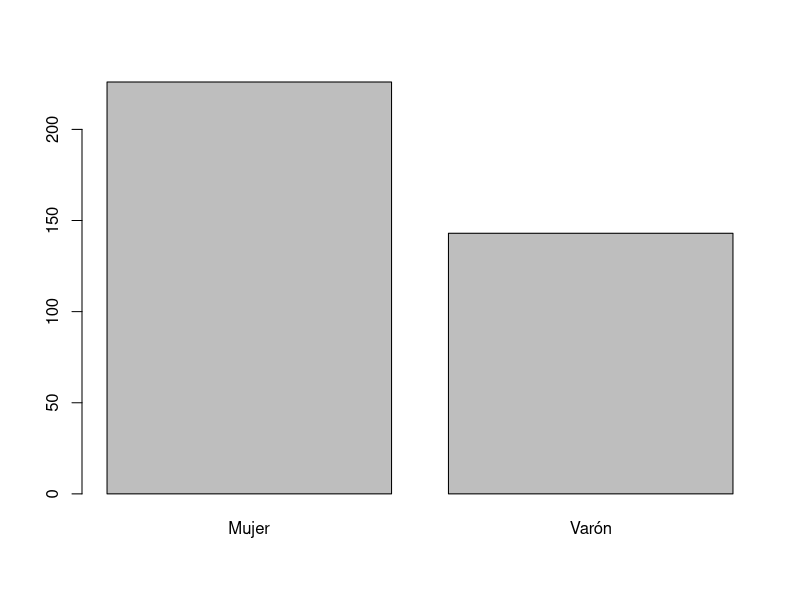
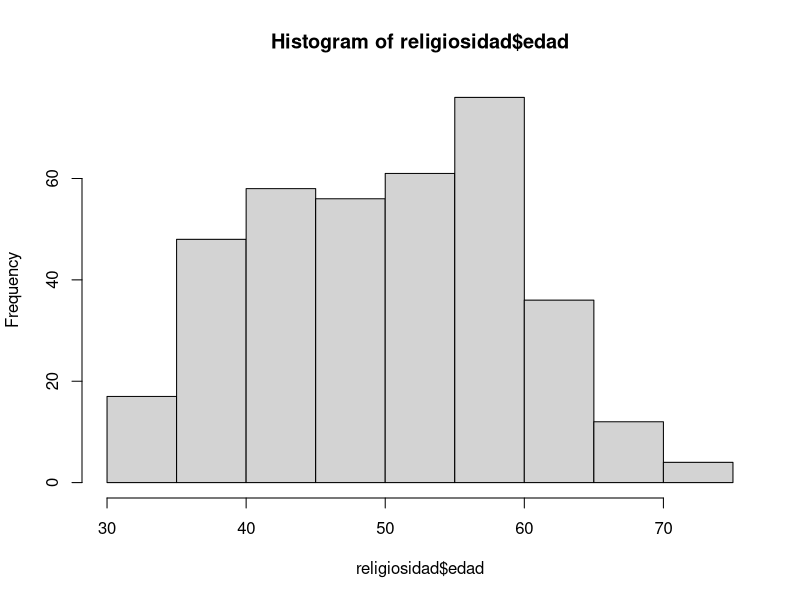
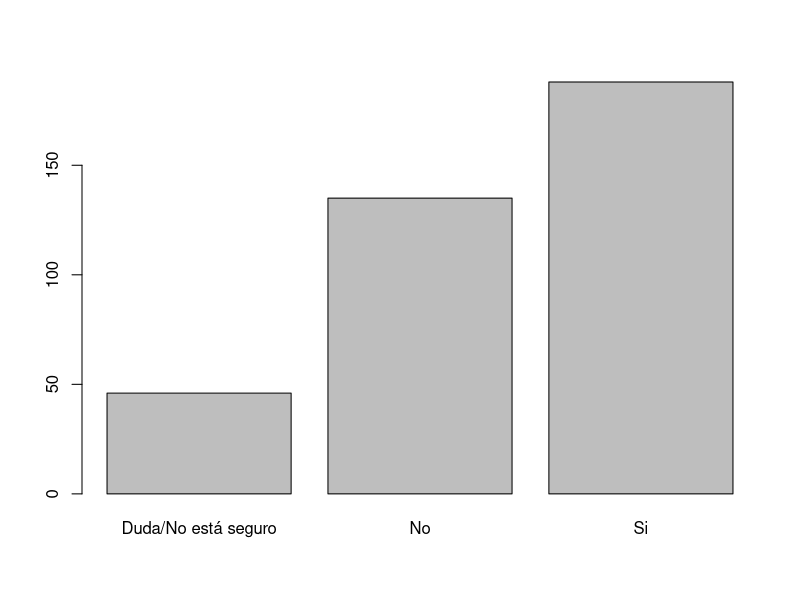
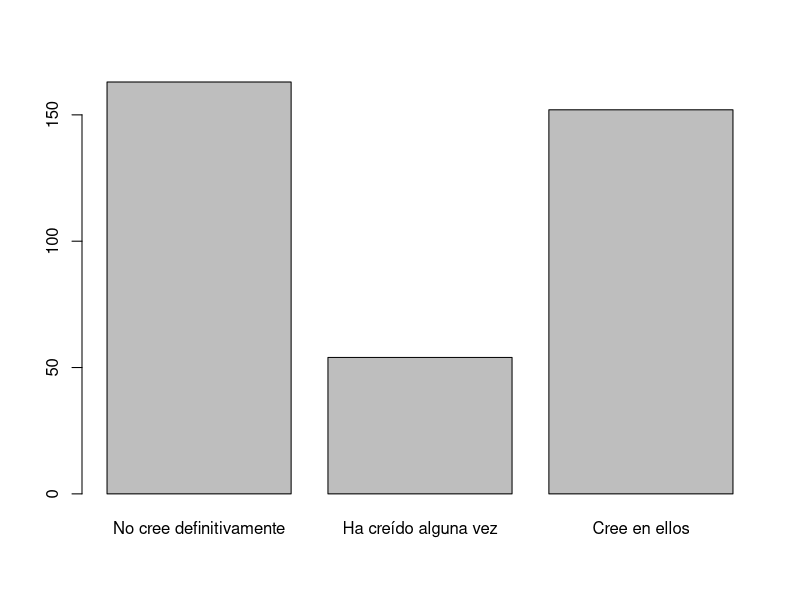
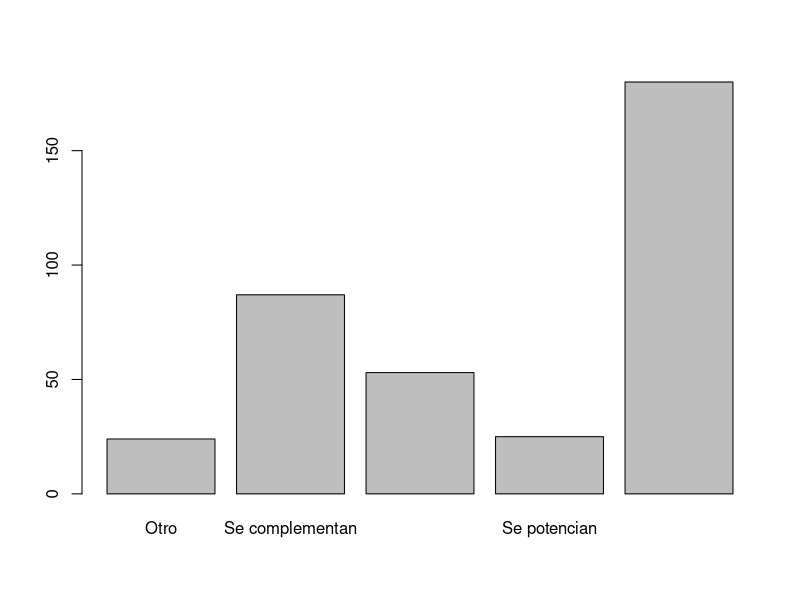
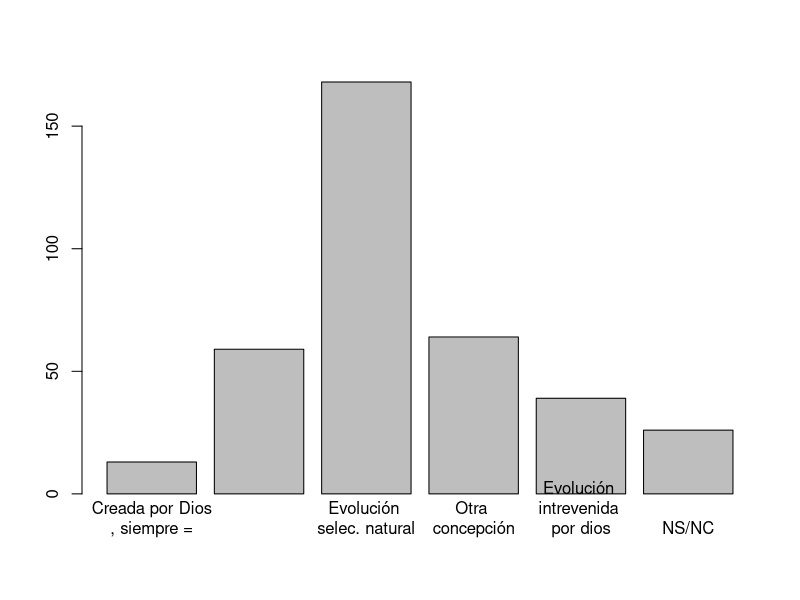
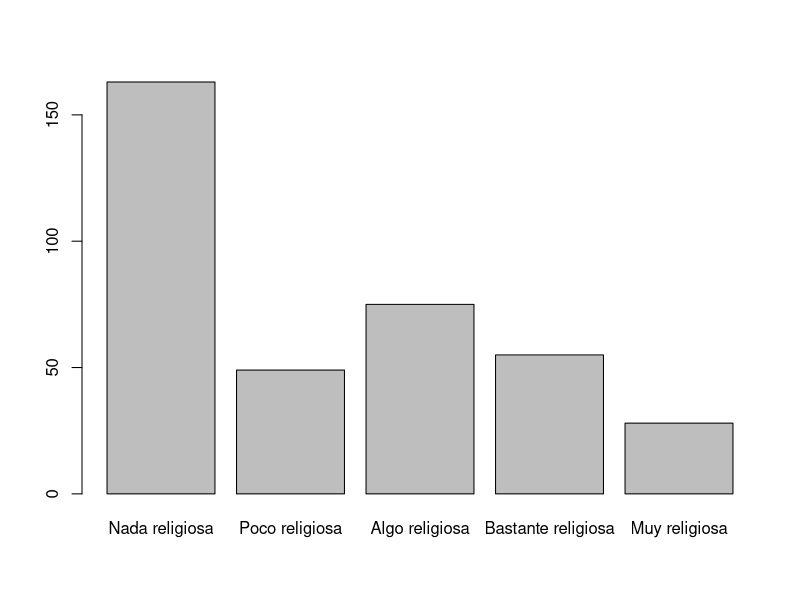
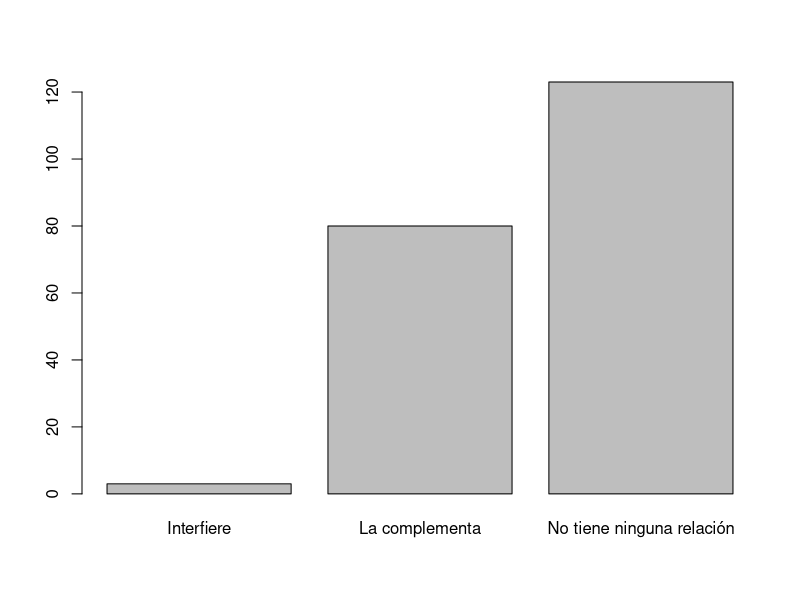

Source code (R) for these figures, in order:
classes <- c(ID = "integer", fechaenvio = "POSIXct", ultima_pagina = "factor", leng_inicial= "factor",
             contrasenna = "character", facultad = "character", cat_inc_doc = "factor", cat_Conicet = "factor",
             desemp_cs_basicas = "factor", desemp_cs_nat = "factor", desemp_cs_aplicadas = "factor", desemp_cs_salud = "factor", 
             desemp_cs_sociales= "factor", desemp_cs_humanas = "factor",
             sexo = "factor", edad = "integer", cree_en_dios = "factor", respecto_milagros = "factor", relacion_cs_fe = "factor",
             cual_es2 = "character", frases = "factor", se_considera = "factor", relacion_creencia_trebajo = "factor", practica_religion = "factor",
             que_religion = "factor", otra_religion = "character", frec_misas = "factor",
             frec_orientacion = "factor", frecuencia_lee = "factor", frecuencia_reza = "factor", 
             frec_participa = "factor", comentario = "character")

religiosidad <- read.delim("religiosidad.txt", fileEncoding = "latin1", colClasses = unname(classes))
religiosidad <- religiosidad[-447,]
names(religiosidad) <- names(classes)
str(religiosidad)
summary(religiosidad)

# Clean an tidy data.frame
religiosidad$edad[religiosidad$edad > 100] <- NA
religiosidad$se_considera <- factor(religiosidad$se_considera,
                                    levels = c("Nada religiosa", "Poco religiosa", "Algo religiosa", "Bastante religiosa", "Muy religiosa"),
                                    ordered = TRUE)
religiosidad$respecto_milagros <- factor(religiosidad$respecto_milagros,
                                         levels = c("No cree definitivamente", "Ha creído alguna vez", "Cree en ellos"),
                                         ordered = TRUE)

names_frec <- c("Nunca", "Aproximadamente una vez cada año", "Aproximadamente una vez cada mes", "Aproximadamente una vez cada semana", "Aproximadamente una vez cada día")
religiosidad$frec_misas <- ordered(religiosidad$frec_misas, levels = names_frec)
religiosidad$frec_orientacion <- ordered(religiosidad$frec_orientacion, levels = names_frec)
religiosidad$frec_participa <- ordered(religiosidad$frec_participa, levels = names_frec)
religiosidad$frecuencia_lee <- ordered(religiosidad$frecuencia_lee, levels = names_frec)
religiosidad$frecuencia_reza <- ordered(religiosidad$frecuencia_reza, levels = names_frec)

# Descriptivo
summary(religiosidad)
resumen_tables <- apply(religiosidad, 2, table)
str(resumen_tables)

barplot(resumen_tables$sexo)
hist(religiosidad$edad)

barplot(resumen_tables$cree_en_dios)
barplot(table(religiosidad$respecto_milagros))
barplot(resumen_tables$relacion_cs_fe)

texto_frases <- c("La vida en la tierra, incluyendo la vida humana, fue creada por un Dios y siempre ha existido como la conocemos ahora",
                  "La vida en la tierra, incluyendo la vida humana, evolucionó a lo largo del tiempo en un proceso guiado por un Dios", 
                  "La vida en la tierra, incluyendo la vida humana, evolucionó a lo largo del tiempo como resultado de selección natural, en el que ningún Diós participó",
                  "Tiene una concepción del origen de las especies y el desarrollo de la vida en la tierra que no está incluido entre los anteriores", 
                  "La vida en la tierra, incluyendo la vida humana, evolucionó a lo largo del tiempo en un proceso en el que Dios intervino directamente",
                  "No sabe / no tiene posición tomada")
resumen_frases <- c("Creada por Dios\n, siempre =", "Evolución\n guiada \npor Dios", "Evolución \nselec. natural", "Otra \nconcepción", "Evolución \nintrevenida \npor dios", "NS/NC" )

referencia_frases <- cbind(names(resumen_tables$frases), texto_frases, resumen_frases)
barplot(resumen_tables$frases, names = resumen_frases)

barplot(table(religiosidad$se_considera))

barplot(table(religiosidad$relacion_creencia_trebajo))

barplot(table(religiosidad$practica_religion))

barplot(table(religiosidad$que_religion))

# Frecuencias
cat(levels(religiosidad$frec_misas))
names_frec_show <- c("Nunca", "Aproximadamente\nuna vez\n cada año", "Aproximadamente\n una vez\n cada mes", "Aproximadamente\n una vez\n cada semana", "Aproximadamente\n una vez \ncada día")
barplot(table(religiosidad$frec_misas), names = names_frec_show)
barplot(table(religiosidad$frec_orientacion), names = names_frec_show)
barplot(table(religiosidad$frecuencia_lee), names = names_frec_show)
barplot(table(religiosidad$frec_participa), names = names_frec_show)
barplot(table(religiosidad$frecuencia_reza), names = names_frec_show)


# Cruce de variables

barplot(table(religiosidad$sexo, religiosidad$cree_en_dios),
        beside = TRUE, legend.text = TRUE, 
        args.legend = list(x ='topright')
)

barplot(table(religiosidad$desemp_cs_basicas, religiosidad$respecto_milagros),
        beside = TRUE, legend.text = TRUE)
barplot(prop.table(table(religiosidad$desemp_cs_basicas, religiosidad$respecto_milagros), 1),
                                                  beside = TRUE, legend.text = TRUE
)

barplot(table(religiosidad$desemp_cs_aplicadas, religiosidad$respecto_milagros),
        beside = TRUE, legend.text = TRUE)
barplot(prop.table(table(religiosidad$desemp_cs_aplicadas, religiosidad$respecto_milagros), 1),
        beside = TRUE, legend.text = TRUE
)

barplot(table(religiosidad$desemp_cs_humanas, religiosidad$respecto_milagros),
        beside = TRUE, legend.text = TRUE)
barplot(prop.table(table(religiosidad$desemp_cs_humanas, religiosidad$respecto_milagros), 1),
        beside = TRUE, legend.text = TRUE
)

barplot(table(religiosidad$desemp_cs_nat, religiosidad$respecto_milagros),
        beside = TRUE, legend.text = TRUE)
barplot(prop.table(table(religiosidad$desemp_cs_nat, religiosidad$respecto_milagros), 1),
        beside = TRUE, legend.text = TRUE
)

barplot(table(religiosidad$desemp_cs_salud, religiosidad$respecto_milagros),
        beside = TRUE, legend.text = TRUE)
barplot(prop.table(table(religiosidad$desemp_cs_salud, religiosidad$respecto_milagros), 1),
        beside = TRUE, legend.text = TRUE
)

barplot(table(religiosidad$desemp_cs_sociales, religiosidad$respecto_milagros),
        beside = TRUE, legend.text = TRUE)
barplot(prop.table(table(religiosidad$desemp_cs_sociales, religiosidad$respecto_milagros), 1),
        beside = TRUE, legend.text = TRUE
)




# Cruce con edad
library(plyr)
resumen_sexo <- ddply (religiosidad, "sexo", summarise,
                      MEDIA = round (mean(edad, na.rm = TRUE), 2),
                      SD = round (sd(edad, na.rm = TRUE),2),
                      N = length(edad),
                      SE = round (sd(edad, na.rm = TRUE)/sqrt(length(edad)), 2)
)

resumen_cree_en_dios <- ddply (religiosidad, "cree_en_dios", summarise,
                               MEDIA = round (mean(edad, na.rm = TRUE), 2),
                               SD = round (sd(edad, na.rm = TRUE),2),
                               N = length(edad),
                               SE = round (sd(edad, na.rm = TRUE)/sqrt(length(edad)), 2)
)

library(ggplot2)
ggplot(resumen_cree_en_dios, aes(x=cree_en_dios, y=MEDIA)) + 
    geom_bar(position=position_dodge(), stat="identity") +
    geom_errorbar(aes(ymin=MEDIA-SE, ymax=MEDIA+SE),
                  width=.2,                    # Width of the error bars
                  position=position_dodge(.9))
   
resumen_respecto_milagros <- ddply (religiosidad, c("respecto_milagros", "sexo"), summarise,
                                   MEDIA = round (mean(edad, na.rm = TRUE), 2),
                                   SD = round (sd(edad, na.rm = TRUE),2),
                                   N = length(edad),
                                   SE = round (sd(edad, na.rm = TRUE)/sqrt(length(edad)), 2)
)

                                   
ggplot(resumen_respecto_milagros, aes(x=respecto_milagros, y=MEDIA, fill=sexo)) + 
    geom_bar(position=position_dodge(), stat="identity") +
    geom_errorbar(aes(ymin=MEDIA-SE, ymax=MEDIA+SE),
                  width=.2,                    # Width of the error bars
                  position=position_dodge(.9)) 


